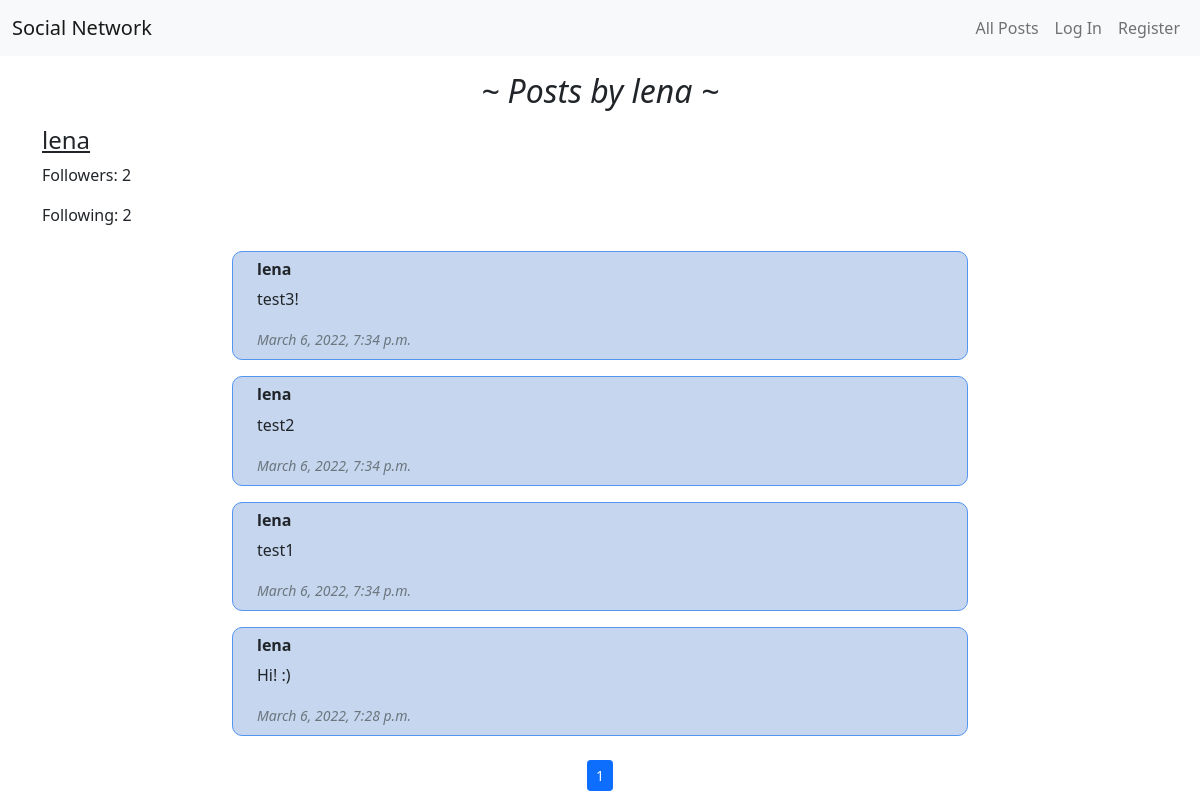
/profile/lena, run on the app's committed database.
### network/models.py (models this page shows, shortened)
class User(AbstractUser):
    pass

class Post(models.Model):
    owner = models.ForeignKey(User, on_delete=models.SET_NULL, null=True, related_name="post_owner")
    description = models.CharField(max_length = 2000)
    created_at = models.DateTimeField(auto_now_add=True)
    likes = models.IntegerField(default=0)
    liked = models.ManyToManyField(User, default=None, blank=True, related_name="post_likes")
    class Meta:
        ordering = ['-created_at']

### network/views.py (the view)
# urls.py: path("profile/<str:username>", views.profile_view, name="profile"),
def profile_view(request, username):
    profile_user = User.objects.get(username=username)
    following = Follow.objects.filter(following=profile_user.id)
    followings = len(following)
    follower = Follow.objects.get(follower=profile_user.id)
    numF = follower.following.count()
    if request.user.is_authenticated:
        current_user = request.user
        posts = Post.objects.filter(owner=profile_user).all()
    else:
        current_user = None
        posts = Post.objects.filter(owner=profile_user).all()
    paginator = Paginator(posts,10)
    page_number = request.GET.get('page')
    page_obj = paginator.get_page(page_number)
    context = { 'profileUser': profile_user,
                'currentUser': current_user,
                'posts': page_obj,
                'followings': followings,
                'numF': numF,
                'following': following
                }
    return render(request, "network/profile.html", context)

### network/templates/network/profile.html (shortened to what this page needs)
{% extends "network/layout.html" %}
{% load static %}
{% block body %}
<div class="container">
    <h2 class="text-center my-3"><i>~ Posts by {{ profileUser.username }} ~</i></h2>
    <div class="row">
        <div class="col-3">
            <h4 id="user_name"><u>{{ profileUser.username }}</u></h4>
            <p id="num_Followers">Followers: {{ numF }}</p>
            <p id="num_Following">Following: {{ followings }}</p>
        </div>
    </div>
    <div class="row justify-content-center mb-2 mt-2">
        <div class="col-md-8">
            {% for post in posts.object_list %}
                <div class="container mb-3 pt-2 pb-2 post_div">
                    <div>
                        <h6><strong>{{ post.owner }}</strong></h6>
                    </div>
                    <div>
                        <p id="post-content{{ post.id }}">{{ post.description }}</p>
                        <small class="text-muted"><i>{{ post.created_at }}</i></small>
                    </div>
                </div>
                {% empty %}
                <h2 class="text-center">-No posts-</h2>
            {% endfor %}
        </div>
    </div>
</div>
    {% include "network/pagination.html" %}
{% endblock %}

### network/static/network/styles.css (style rules this page uses)
.post_div { text-align: left; border: thin solid #5395f1; background-color:#c5d6ee; border-radius:10px; }

### data on the page
User: username "lena"
Post: owner "lena", description "test3!", created_at "March 6, 2022, 7:34 p.m."
Post: owner "lena", description "test2", created_at "March 6, 2022, 7:34 p.m."
Post: owner "lena", description "test1", created_at "March 6, 2022, 7:34 p.m."
Post: owner "lena", description "Hi! :)", created_at "March 6, 2022, 7:28 p.m."

### other printed values
{{ numF }} "2"
{{ followings }} "2"
{{ posts.number }} "1"
